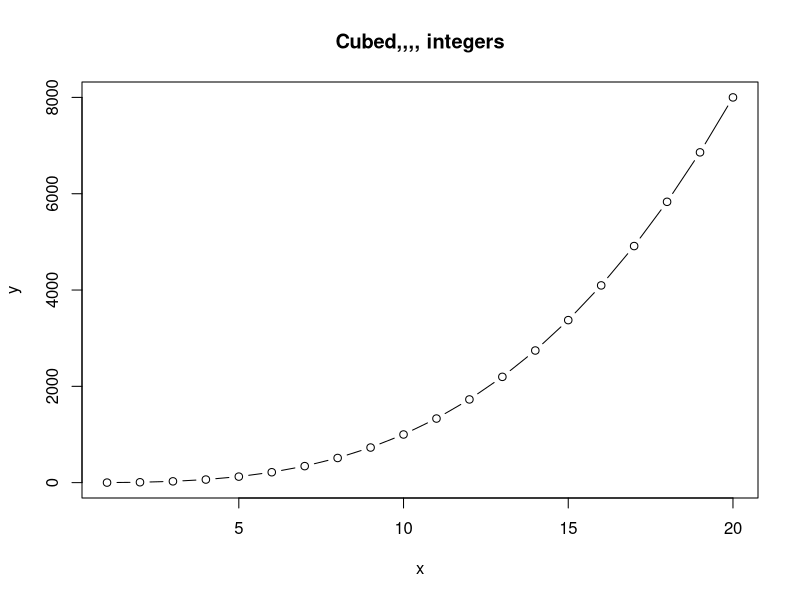

This chart was generated by the following R code:
## This is a R script 
## Run this code to make a plot of x and x^2 for the integers from 1 to 10

x <- 1:20
y <- x^3


plot(x,y, type = "b", main = "Cubed,,,, integers")
